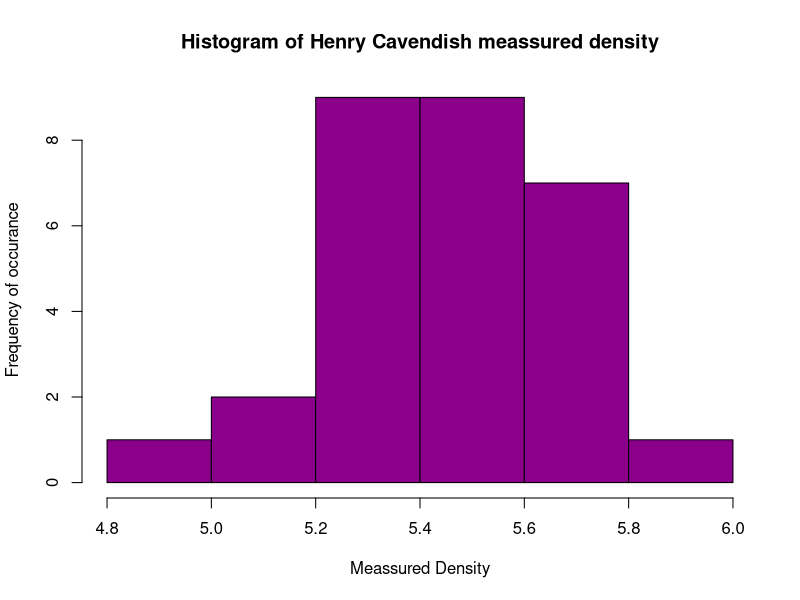
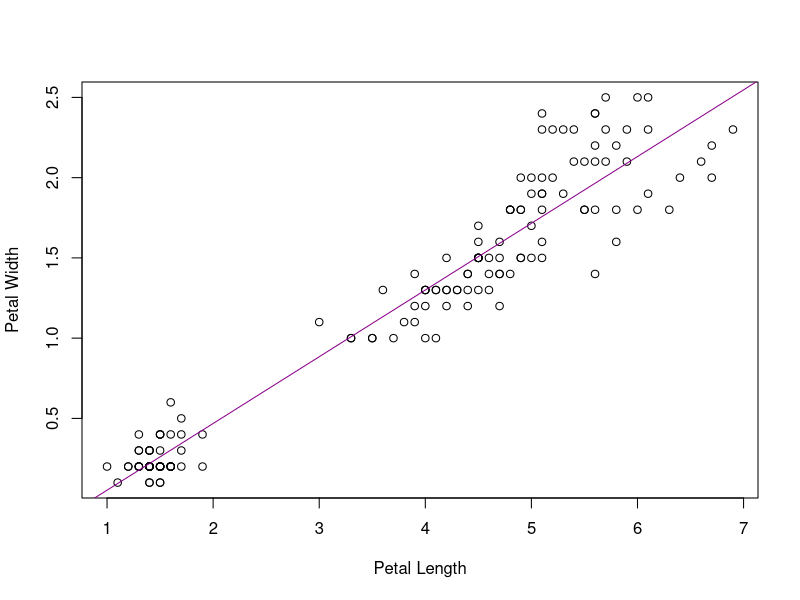

Here is the R script that generated these plots, in order:
## ---- chunk 1
knitr::opts_chunk$set(echo = TRUE)
## ---- chunk 2
zad1_1 <- c(5.5,5.61,4.88,5.07,5.26,5.55,5.36,5.29,5.58,5.65,5.57,5.53,5.62,5.29,5.44,5.34,5.79,5.1,5.27,5.39,5.42,5.47,5.63,5.34,5.46,5.3,5.75,5.68,5.85)
mean_density = round(mean(zad1_1),3)

## ---- chunk 3
hist(zad1_1,
      xlab = 'Meassured Density',
      ylab = 'Frequency of occurance',
      main = 'Histogram of Henry Cavendish meassured density',
      col='darkmagenta')

## ---- chunk 4
t.test(zad1_1)$"conf.int"
## ---- chunk 5
c1_1 <- t.test(zad1_1, mu=5.5,alternative = "less")
c1_1
## ---- chunk 6
t.test(iris$Sepal.Width ~ iris$Species, subset = iris$Species%in%c("virginica","versicolor"))
## ---- chunk 7
model <- lm(iris$Petal.Width ~ iris$Petal.Length)
plot(iris$Petal.Length, iris$Petal.Width,ylab = 'Petal Width',xlab='Petal Length')
abline(model, col = "darkmagenta")

## ---- chunk 8
summary(model)$r.squared

## ---- chunk 9
omnivores<-c(0.78, 0.80, 0.76, 0.78, 0.58, 0.64, 0.92, 0.86, 0.62, 0.54, 0.46)
vegetarians<-c(0.50, 0.32, 0.78, 0.68, 0.46, 0.32, 0.50, 0.68, 0.32, 0.86, 0.40, 0.36, 0.44, 0.62, 0.26)


m_omnivores <- qchisq(0.05/2, length(omnivores) - 1)
M_omnivores <- qchisq(1 - 0.05/2, length(omnivores) - 1)
m_vegetarians <- qchisq(0.05/2, length(vegetarians) - 1)
M_vegetarians <- qchisq(1 - 0.05/2, length(vegetarians) - 1)

omnivores_variance = var(omnivores)
vegetarians_variance = var(vegetarians)
omnivores_sample_standard_deviation = sqrt(omnivores_variance)
vegetarians_sample_standard_deviation = sqrt(vegetarians_variance)

lower_bound_population_var_omnivores_1 = ((length(omnivores)-1)*omnivores_sample_standard_deviation^2)/M_omnivores
upper_bound_population_var_omnivores_1 = ((length(omnivores)-1)*omnivores_sample_standard_deviation^2)/m_omnivores

  
lower_bound_population_var_vegetarians_1 = ((length(vegetarians)-1)*vegetarians_sample_standard_deviation^2)/M_vegetarians
upper_bound_population_var_vegetarians_1 = ((length(vegetarians)-1)*vegetarians_sample_standard_deviation^2)/m_vegetarians


lower_bound_population_var_omnivores_2 =sqrt(lower_bound_population_var_omnivores_1)
upper_bound_population_var_omnivores_2 = sqrt(upper_bound_population_var_omnivores_1)
lower_bound_population_var_vegetarians_2 = sqrt(lower_bound_population_var_vegetarians_1)
upper_bound_population_var_vegetarians_2 = sqrt(upper_bound_population_var_vegetarians_1)

print('lower and upper bounds for population variance for omnivores')
lower_bound_population_var_omnivores_1
upper_bound_population_var_omnivores_1
print('lower and upper bounds for population variance for vegeterians')
lower_bound_population_var_vegetarians_1
upper_bound_population_var_vegetarians_1
print('lower and upper bounds for standard deviance for omnivores')
lower_bound_population_var_omnivores_2
upper_bound_population_var_omnivores_2
print('lower and upper bounds for standard deviance for vegetarians')
lower_bound_population_var_vegetarians_2
upper_bound_population_var_vegetarians_2
## ---- chunk 10


confidence_interval_variance_omnivores_min <- ((length(omnivores)-1)* omnivores_variance^2) / M_omnivores
confidence_interval_variance_omnivores_max <- ((length(omnivores)-1)* omnivores_variance^2) / m_omnivores
confidence_interval_standard_deviation_omnivores_min <- sqrt(confidence_interval_variance_omnivores_min)
confidence_interval_standard_deviation_omnivores_max <- sqrt(confidence_interval_variance_omnivores_max)

confidence_interval_variance_vegetarians_min <- ((length(vegetarians)-1)* vegetarians_variance^2) / M_vegetarians
confidence_interval_variance_vegetarians_max <- ((length(vegetarians)-1)* vegetarians_variance^2) / m_vegetarians
confidence_interval_standard_deviation_vegetarians_min <- sqrt(confidence_interval_variance_vegetarians_min)
confidence_interval_standard_deviation_vegetarians_max <- sqrt(confidence_interval_variance_vegetarians_max)

cat('confidence interval variance for omnivores: ','[', paste(confidence_interval_variance_omnivores_min, confidence_interval_variance_omnivores_max, sep=':'),']')
cat("\n")
cat('confidence interval standard deviation for omnivores: ','[', paste(confidence_interval_standard_deviation_omnivores_min,confidence_interval_standard_deviation_omnivores_max, sep=':'),']')
cat("\n")
cat('confidence interval variance for vegetarians: ','[', paste(confidence_interval_variance_vegetarians_min,confidence_interval_variance_vegetarians_max, sep=':'),']')
cat("\n")
cat('confidence interval standard deviation for vegetarians: ','[', paste(confidence_interval_standard_deviation_vegetarians_min,confidence_interval_standard_deviation_vegetarians_max , sep=':'),']')
cat("\n")
